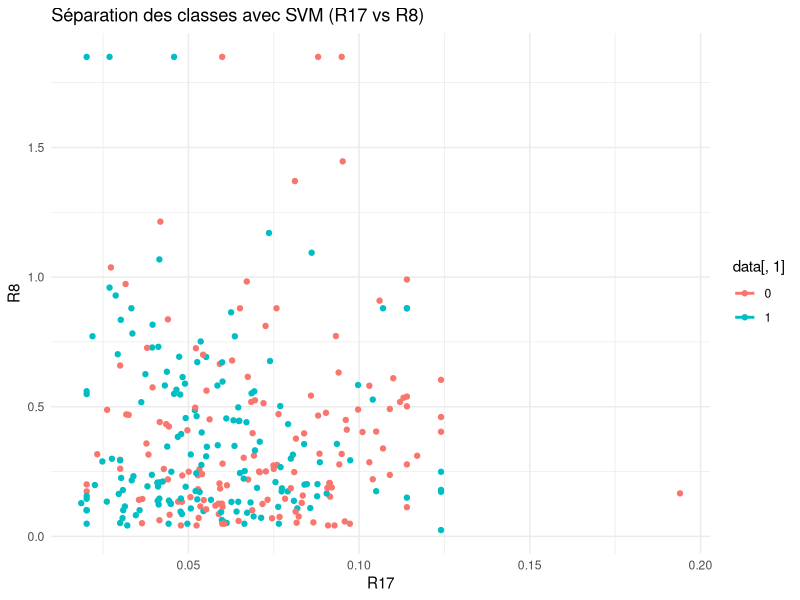

Write the R code that produced this figure.
# Charger les bibliothèques nécessaires
if (!require("e1071")) install.packages("e1071")
if (!require("ggplot2")) install.packages("ggplot2")
if (!require("GGally")) install.packages("GGally")
if (!require("caret")) install.packages("caret")  # Pour les métriques de performance
library(e1071)
library(ggplot2)
library(GGally)
library(caret)  # Pour calculer les métriques de performance

# Charger les données
data <- read.csv("farms_train.csv", header = TRUE, sep = ";")

# Convertir la première colonne en facteur (étiquette)
data[, 1] <- as.factor(data[, 1])

# Créer le modèle SVM
model <- svm(data[, 1] ~ ., data = data, kernel = "linear")

# Prédictions avec le modèle SVM
predictions <- predict(model, newdata = data)

# Calcul des métriques de performance
conf_matrix <- confusionMatrix(predictions, data[, 1])  # Matrice de confusion
accuracy <- conf_matrix$overall['Accuracy']  # Précision
precision <- conf_matrix$byClass['Pos Pred Value']  # Précision par classe
recall <- conf_matrix$byClass['Sensitivity']  # Rappel par classe
f1_score <- 2 * (precision * recall) / (precision + recall)  # F1-score par classe

# Afficher les métriques
cat("Précision : ", accuracy, "\n")
cat("Précision par classe : ", precision, "\n")
cat("Rappel par classe : ", recall, "\n")
cat("F1-score par classe : ", f1_score, "\n")

# Visualisation avec ggplot2
ggplot(data, aes(x = R17, y = R8, color = data[, 1])) +  # Utiliser directement la colonne de l'étiquette (DIFF)
  geom_point() +
  stat_smooth(method = "svm", formula = data[, 1] ~ ., method.args = list(kernel = "linear"), se = FALSE) +
  labs(title = "Séparation des classes avec SVM (R17 vs R8)", x = "R17", y = "R8") +
  theme_minimal()

